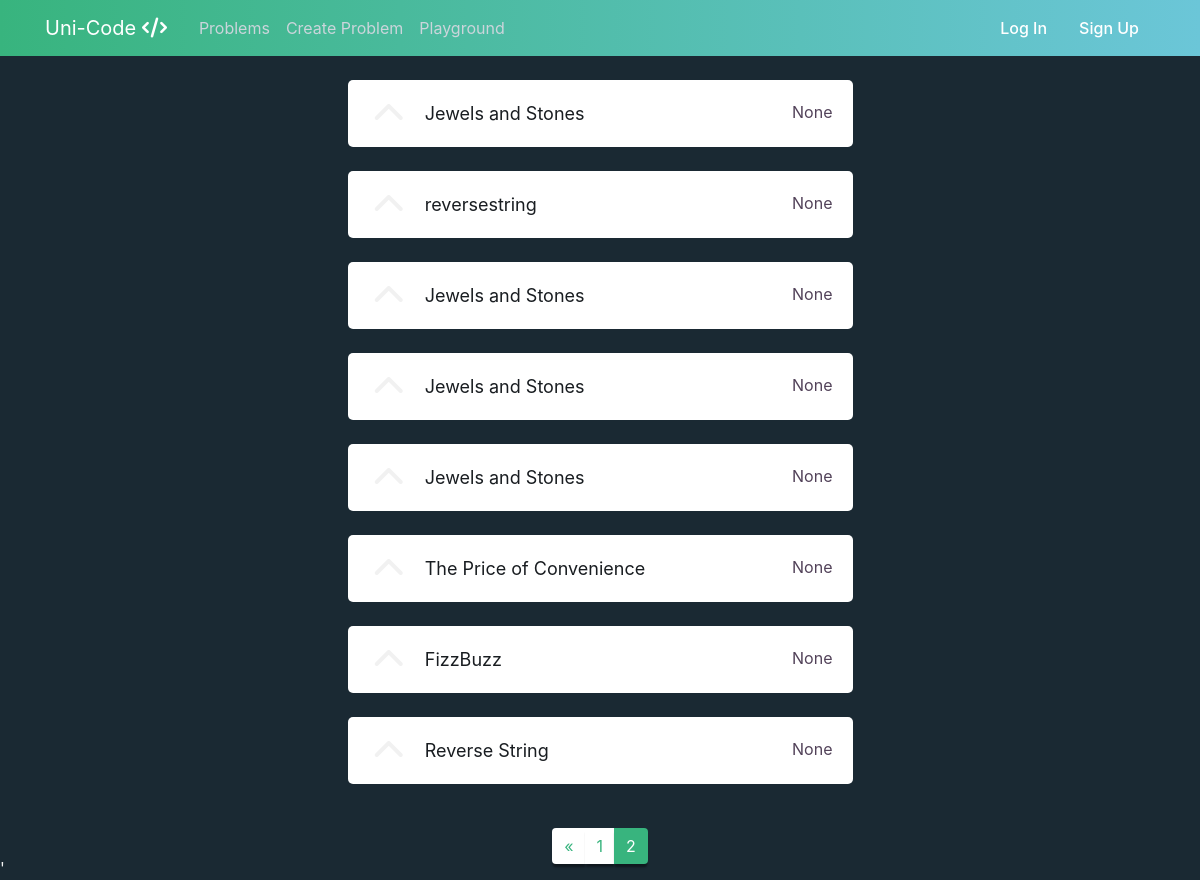
The app's page /problems/?page=2 with its own data.
### problems/models.py (models this page shows, shortened)
class Problem(models.Model):
    creator = models.ForeignKey(
        User,
        related_name='problems',
        on_delete=models.SET_NULL,
        null=True,
    )
    title = models.CharField(max_length=50)
    description = models.CharField(max_length=500)
    created = models.DateTimeField(auto_now_add=True)
    datatype = models.CharField(max_length=10)
    example_solution = models.CharField(max_length=1000)
    datatype = models.CharField(max_length=15, choices=DATATYPE_CHOICES, default='string')
    upvotes = models.ManyToManyField(User, through='Upvote')

### problems/views.py (the view)
# urls.py: path('', problems, name='problems'),
def problems(request):
    problems = []
    if request.user.is_authenticated:
        for problem in Problem.objects.annotate(Count('upvotes')).order_by('-upvotes__count'):
            problems.append(problem.to_dict(user=request.user))
    else:
        problems = Problem.objects.annotate(Count('upvotes')).order_by('-upvotes__count')
    paginator = Paginator(problems, 10)
    page = request.GET.get('page')
    problems = paginator.get_page(page)
    return render(request, 'problems/problem_list.html', {'problems': problems})

### problems/templates/problems/problem_list.html (shortened to what this page needs)
{% extends "global/base.html" %}
{% block content %}
<div class="row">
  <div class="col-md-3"></div>
  <div class="col-md-6 mb-5">
    {% for problem in problems %}
    <div class="mb-4">
      <div class="problem-card">
        {% if problem.upvoted %}
        <i class="fa fa-chevron-up fa-2x upvoted" value='false' prob_id="{{ problem.id }}" onclick="toggleUpvote(this)"></i>
        {% else %}
        <i class="fa fa-chevron-up fa-2x upvote" value='true' prob_id="{{problem.id}}" onclick="toggleUpvote(this)"></i>
        {% endif %}
        <div class="problem-list-text">
          <a href="{% url 'editor' problem.id %}"> {{ problem.title }} </a>
          <span> {{ problem.creator }} </span>
        </div>
      </div>
    </div>
    {% endfor %}
  </div>
  <div class="col-md-3"></div>
</div>
<nav class="fixed-bottom mb-3"  aria-label="Page navigation">
  <ul class="pagination justify-content-center">
    {% if problems.has_previous %}
    <li class="page-item">
      <a class="page-link" href="?page=1" aria-label="Previous">
        <span aria-hidden="true">&laquo;</span>
      </a>
    </li>
    {% endif %}
    {% for n in problems.paginator.page_range %}
    {% if problems.number == n %}
    <li class="page-item active">
      <span class="page-link">{{ n }}<span class="sr-only">(current)</span></span>
    </li>
    {% elif n > problems.number|add:'-3' and n < problems.number|add:'3' %}
    <li class="page-item"><a class="page-link" href="?page={{ n }}">{{ n }}</a></li>
    {% endif %}
    {% endfor %}
  </ul>
</nav>
{% endblock %}

### global/static/global/style.css (style rules this page uses)
body { background: #1a2933; color: #f1f1f1; margin-top: 5rem; }
ul { margin: 0; }
li { display: inline!important; }
.problem-card { display: flex; justify-content: left; align-items: center; background-color: rgb(255, 255, 255); box-shadow: 0px 5px 5px 0 rgba(18, 17, 24, 0); border-radius: 5px; transition: box-shadow .4s ease-out; cursor: default; transition: transform .2s ease-in; }
.problem-list-text { margin: 20px; height: 100%; width: 100%; }
.problem-list-text a { color:rgb(25, 29, 33); text-decoration: none; font-size: large; font-weight: 400; }
.problem-list-text span { color: rgb(82, 66, 89); float: right; }
.upvote { margin-left: 5%; cursor: pointer; }
.pagination>li>a, .pagination>li>span { border: none; color: #38b47e; box-shadow: 0 4px 2px -0.8px rgba(0,0,0,0.4); }
.page-item.active .page-link { background-color: #38b47e; }

### records on screen
Problem: title "Jewels and Stones", creator "None"
Problem: title "reversestring", creator "None"
Problem: title "Jewels and Stones", creator "None"
Problem: title "Jewels and Stones", creator "None"
Problem: title "Jewels and Stones", creator "None"
Problem: title "The Price of Convenience", creator "None"
Problem: title "FizzBuzz", creator "None"
Problem: title "Reverse String", creator "None"

### other values on screen
{{ n }} "1"
{{ n }} "2"
